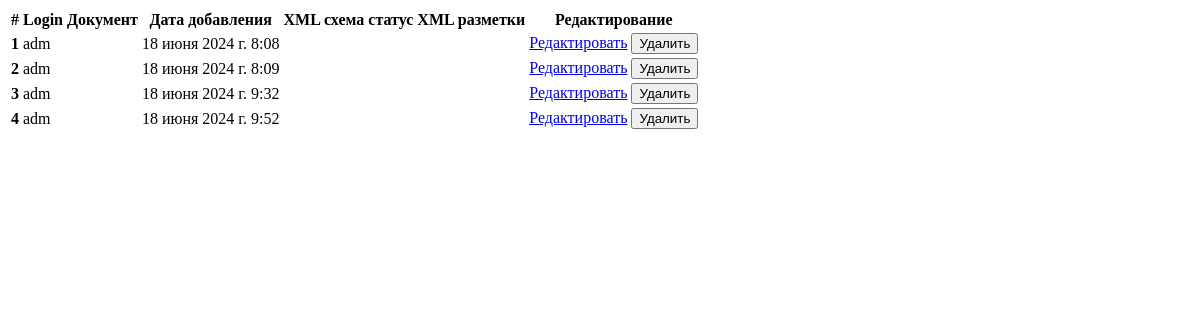
/user_uploads/ (signed in), run on an earlier commit of the app's database.
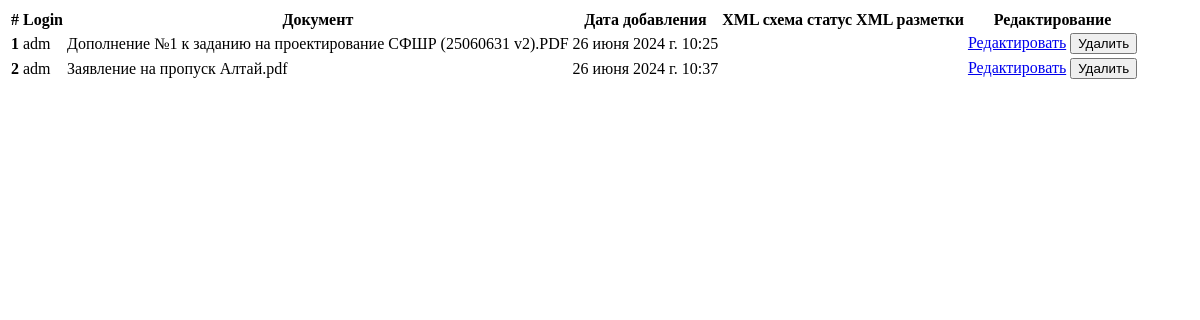
And on a later commit of the database.
### mysite/models.py (models this page shows, shortened)
class UploadedFile(models.Model):
    file = models.FileField(upload_to='uploads/', validators=[FileExtensionValidator(allowed_extensions=['pdf'])])
    name = models.CharField(max_length=255)
    uploaded_at = models.DateTimeField(auto_now_add=True)
    uploaded_by = models.ForeignKey(User, on_delete=models.CASCADE)

### bootstrap_test/views.py (the view)
# urls.py: path('user_uploads/', views.user_uploads, name='user_uploads'),   # Добавляем путь для user_uploads
def user_uploads(request):
    uploaded_files = UploadedFile.objects.all()
    return render(request, 'profile/user_uploads.html', {'uploaded_files': uploaded_files})

### templates/profile/user_uploads.html (shortened to what this page needs)
{% block content %}
<main role="main" class="col-md-9 ml-sm-auto col-lg-10 px-md-4">
    <div class="tab-content" id="myTabContent">
        <div class="tab-pane fade show active" id="users" role="tabpanel" aria-labelledby="users-tab">
            <table class="table table-bordered table-striped">
                <thead class="table-info">
                    <tr>
                        <th scope="col">#</th>
                        <th scope="col">Login</th>
                        <th scope="col">Документ</th>
                        <th scope="col">Дата добавления</th>
                        <th scope="col">XML схема</th>
                        <th scope="col">статус XML разметки</th>
                        <th scope="col">Редактирование</th>
                    </tr>
                </thead>
                <tbody>
                    {% for file in uploaded_files %}
                    <tr>
                        <th scope="row">{{ forloop.counter }}</th>
                        <td>{{ user.username }}</td>
                        <td>{{ file.name }}</td>
                        <td>{{ file.uploaded_at }}</td>
                        <td>{{ file.xml }}</td>
                        <td>{{ file.xml_status }}</td>
                        <td>
                            <a href="{% url 'edit_file' file.id %}" class="btn btn-primary btn-sm">Редактировать</a>
                            <button class="btn btn-danger btn-sm delete-file-btn" data-file-id="{{ file.id }}">Удалить</button>
                        </td>
                    </tr>
                    {% empty %}
                    <tr>
                        <td colspan="7">No files uploaded yet</td>
                    </tr>
                    {% endfor %}
                </tbody>
            </table>
        </div>
    </div>
</main>
{% endblock %}

What changed in the data, as far as the page shows it:
removed UploadedFile: {{ user.username }} "adm", uploaded_at "18 июня 2024 г. 8:08"
removed UploadedFile: {{ user.username }} "adm", uploaded_at "18 июня 2024 г. 8:09"
removed UploadedFile: {{ user.username }} "adm", uploaded_at "18 июня 2024 г. 9:32"
removed UploadedFile: {{ user.username }} "adm", uploaded_at "18 июня 2024 г. 9:52"
added UploadedFile: {{ user.username }} "adm", name "Дополнение №1 к заданию на проектирование СФШР (25060631 v2).PDF", uploaded_at "26 июня 2024 г. 10:25"
added UploadedFile: {{ user.username }} "adm", name "Заявление на пропуск Алтай.pdf", uploaded_at "26 июня 2024 г. 10:37"
